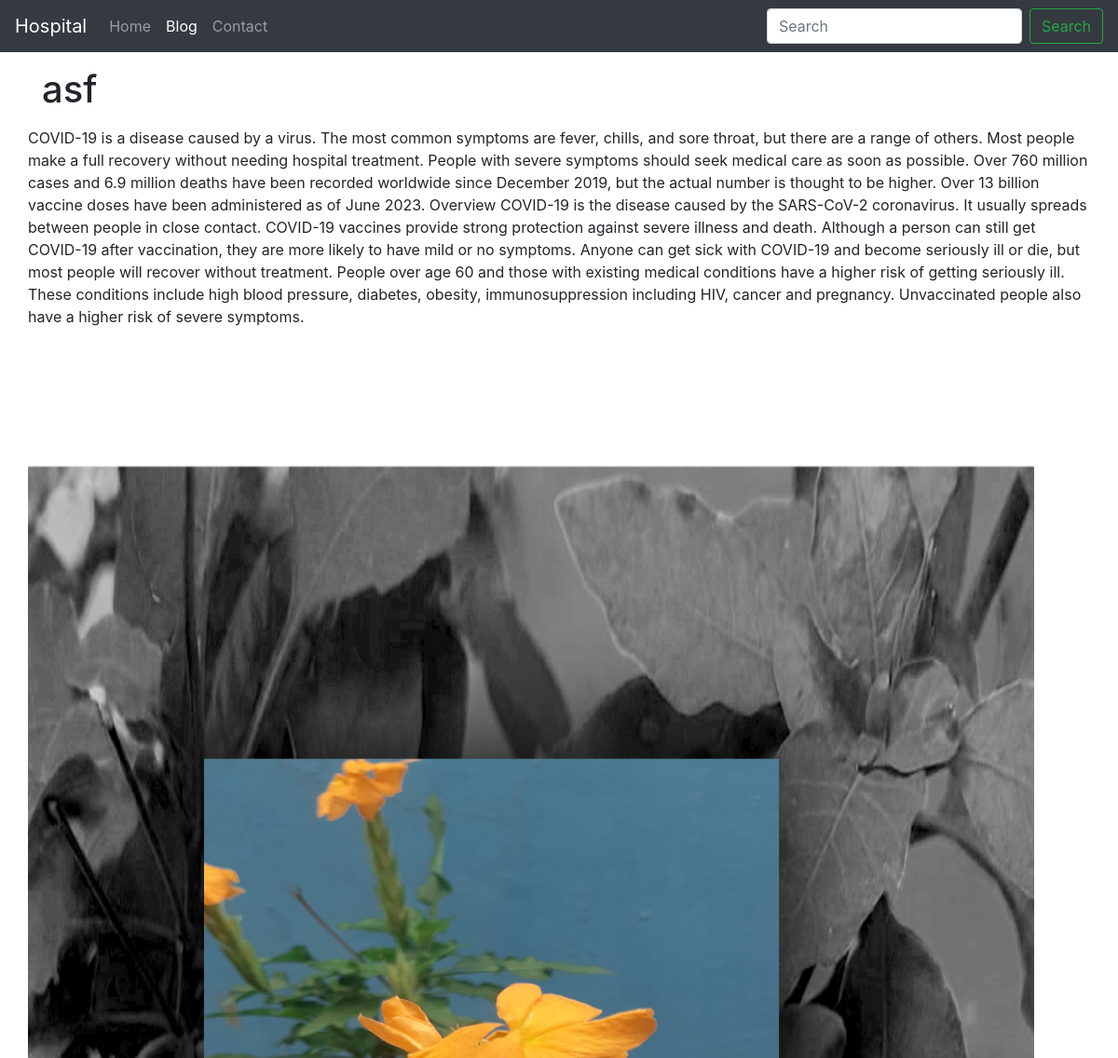
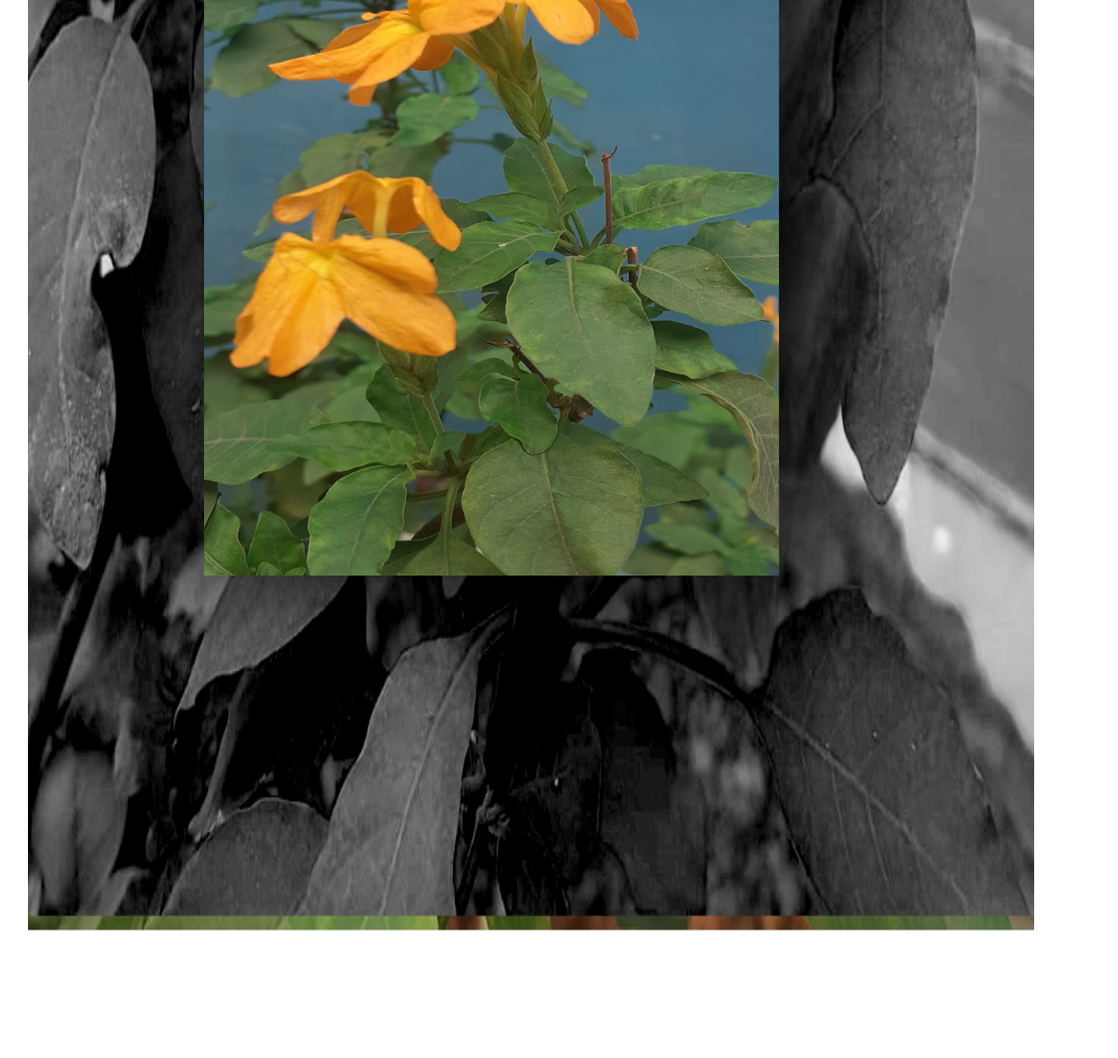
Page /heartpost/fd on the committed database (2 pictures, top to bottom).
### home/models.py (models this page shows, shortened)
class Heartdiseases(models.Model):
    sno = models.AutoField(primary_key = True)
    title = models.CharField(max_length = 200)
    content = models.TextField()
    slug = models.CharField(max_length = 100)
    time = models.DateTimeField(auto_now_add = True)
    image = models.ImageField(upload_to="Heartdiseases/images", default="")

### home/views.py (the view)
# urls.py: path('heartpost/<str:slug>', views.heartpost, name='heartdiseases'),
def heartpost(request,slug):
    heartdiseases = Heartdiseases.objects.filter(slug=slug).first()
    context = {'heartdiseases': heartdiseases}
    return render(request, 'heartpost.html', context)

### templates/heartpost.html
{% extends 'base.html' %}
{% block blogactive %}active{% endblock blogactive %}
{% block body %}
<div class = "container">
    <h1 class="my-3">{{heartdiseases.title}}</h1>
    <div class ="row">
        {{heartdiseases.content|safe}}
         <div>
            <img src="{{ heartdiseases.image.url}}" alt="{{heartdiseases.title }}">
    </div>
</div>
</div>
{% endblock body %}

### rows in the picture
Heartdiseases: title "asf", content "COVID-19 is a disease caused by a virus. The most common symptoms are fever, chills, and sore throat, but there are a range of others. Most people make a full recovery without needing hospital treatment. People with severe symptoms should seek medical care as soon as possible. Over 760 million cases and 6.9 million deaths have been recorded worldwide since December 2019, but the actual number is thought to be higher. Over 13 billion vaccine doses have been administered as of June 2023. Overview COVID-19 is the disease caused by the SARS-CoV-2 coronavirus. It usually spreads between people in close contact. COVID-19 vaccines provide strong protection against severe illness and death.…", image (picture)
